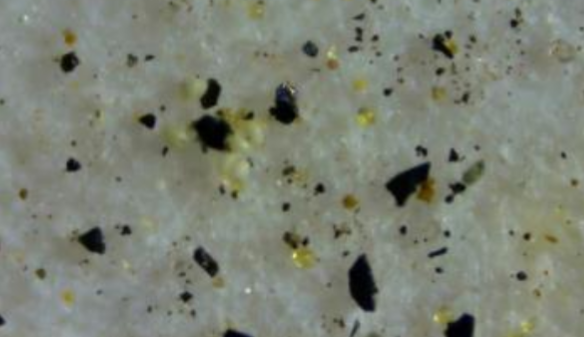
#> input picture Demo/LocationC.png, 584 x 337 px, found by its file name
$ python particle_identification.py
#> lines starting #> are read from the running program, lines starting #| are printed output that depends on the picture; after the words box and inside, x2 and y2 are one past the last pixel; in counts of white or black regions, pixels touching at a corner belong together
# This code opens a picture file and identifies particles in the image using OpenCV.
import cv2
import skimage
import numpy as np
from matplotlib import pyplot as plt
from scipy import ndimage as ndi
from skimage.filters import threshold_otsu
from skimage.measure import label, regionprops
from skimage.color import label2rgb
from skimage.morphology import closing, square
from skimage.segmentation import clear_border
from skimage.feature import peak_local_max

def identify_particles(image_path):
    # Load the image
    image = cv2.imread(image_path)
#> image is the input picture: shape (337, 584, 3); mean B, G, R 117.3, 130.2, 124.8
    gray_image = cv2.cvtColor(image, cv2.COLOR_BGR2GRAY)
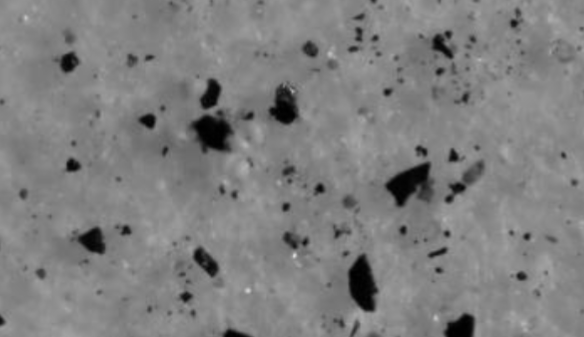
#> gray_image: shape (337, 584); min 0, max 217, mean 127.1

    # Apply Otsu's thresholding
    thresh = threshold_otsu(gray_image)
#> thresh = 85
    binary = gray_image > thresh
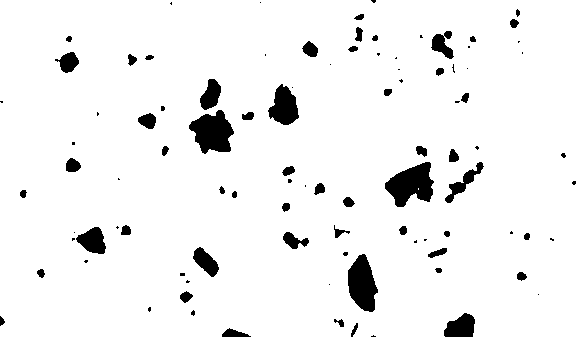
#> binary: shape (337, 584) bool; 94.5% white; 96 black regions (43 under 20 px), largest, box (x1, y1, x2, y2) and area: (385, 162, 434, 207) 1360, (189, 110, 234, 154) 1284, (348, 254, 378, 312) 1179

    # Remove artifacts connected to image border
    cleared = clear_border(binary)
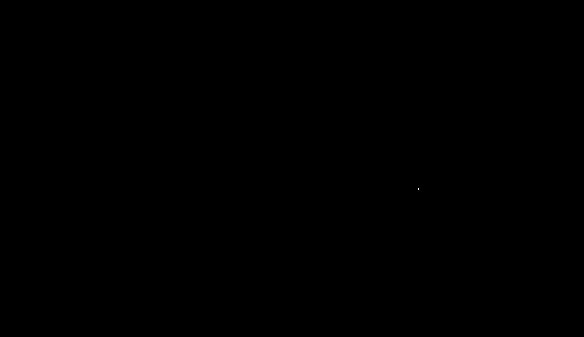
#> cleared: shape (337, 584) bool; 0% white in thin lines or dots, all inside (x1, y1, x2, y2) = (418, 188, 419, 190)

    # Label the image
    label_image = label(cleared)

    # Create an overlay of the labels on the original image
    image_label_overlay = label2rgb(label_image, image=image, bg_label=0)
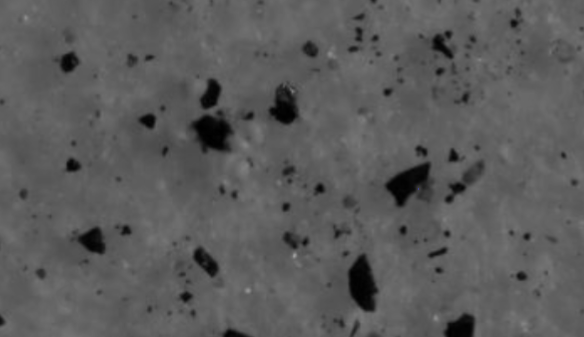
#> image_label_overlay: shape (337, 584, 3) float64; mean B, G, R 0.358, 0.358, 0.358

    # Display the results
    fig, ax = plt.subplots(figsize=(10, 6))
    ax.imshow(image_label_overlay)

    for region in regionprops(label_image):
        # Draw rectangle around segmented particles
        minr, minc, maxr, maxc = region.bbox
        rect = plt.Rectangle((minc, minr), maxc - minc, maxr - minr,
                             fill=False, edgecolor='red', linewidth=2)
        ax.add_patch(rect)

        # Mark the center of the particle
        cy, cx = region.centroid
        ax.plot(cx, cy, 'o', markerfacecolor='blue', markeredgecolor='k', markersize=6)
#> this loop made 1 pass
#> (minr, minc, maxr, maxc, cy, cx) on pass 1: (188, 418, 190, 419, 188.5, 418)

    ax.set_axis_off()
    plt.tight_layout()
    plt.show()
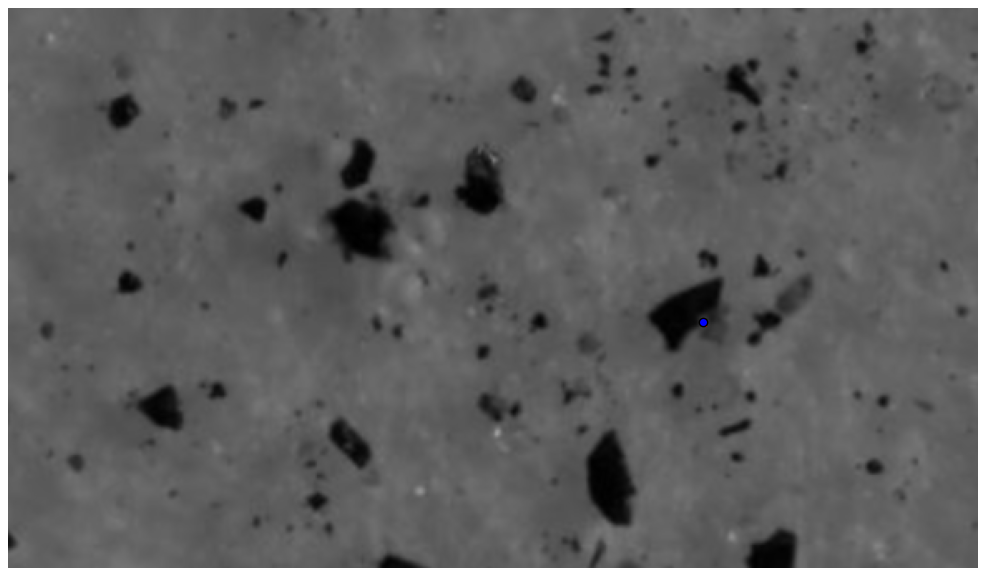
#> figure drawn by matplotlib, 1 panel

# Example usage
identify_particles('C:/git/SettledDustAnalysis/Demo/LocationC.png')

$ run again, with Demo/PositiveControl.png copied over Demo/LocationC.png
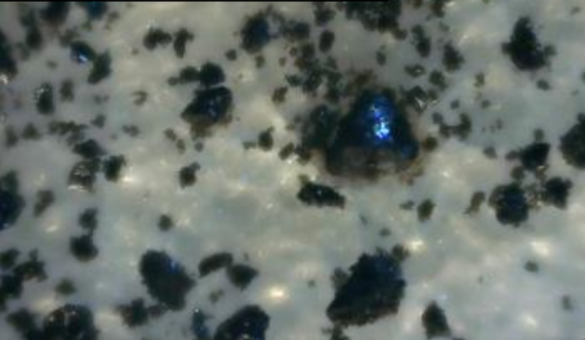
#> input picture Demo/PositiveControl.png, 585 x 340 px, found by its file name
#> in identify_particles, image is the input picture: shape (340, 585, 3); mean B, G, R 106, 111.5, 103.4
#> thresh = 94
#> in identify_particles, `binary = gray_image > thresh`:
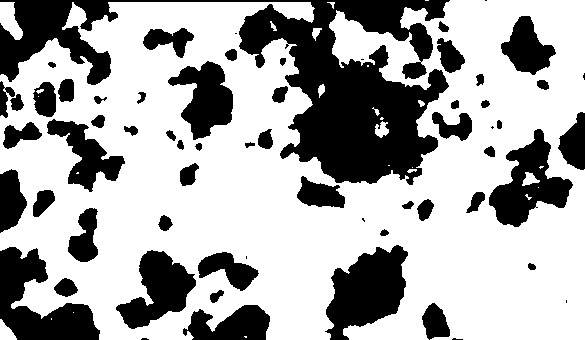
#> binary: shape (340, 585) bool; 66.8% white; 63 black regions (10 under 20 px), largest, box (x1, y1, x2, y2) and area: (0, 0, 450, 185) 26953, (325, 245, 408, 340) 4833, (0, 247, 100, 340) 4721
#> cleared: shape (340, 585) bool; 0.32% white; 22 white regions (12 under 20 px), largest, box (x1, y1, x2, y2) and area: (375, 121, 389, 138) 151, (522, 172, 540, 186) 139, (312, 28, 322, 41) 71
#> label_image: shape (340, 585) int32; 23 distinct labels, from 0 to 22
#> the loop in identify_particles, `for region in regionprops(label_image):` made 22 passes
#> (minr, minc, maxr, maxc, cy, cx) on passes 1 to 8: (2, 327, 9, 335, 3.78, 331.7), (21, 270, 31, 277, 26.06, 272.9), (28, 312, 41, 322, 32.18, 315.6), (65, 367, 67, 369, 65.5, 367.5), (84, 318, 98, 325, 89.54, 320.9), (89, 36, 94, 44, 90.61, 39.61), (96, 38, 97, 39, 96, 38), (100, 418, 107, 425, 102.8, 420.8)
#> in identify_particles, `plt.show()`:
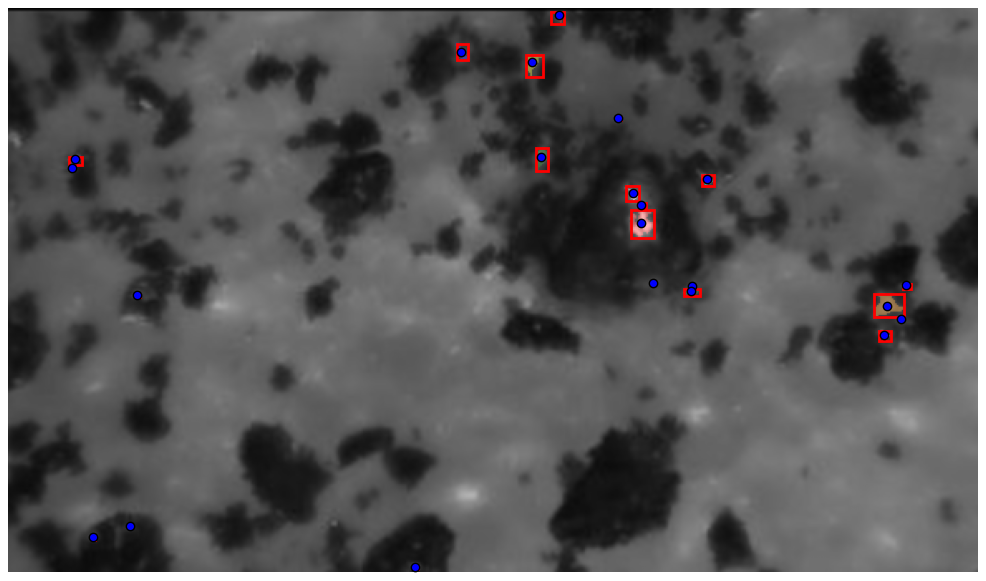
#> figure drawn by matplotlib, 1 panel; B, G, R data is drawn as R, G, B
